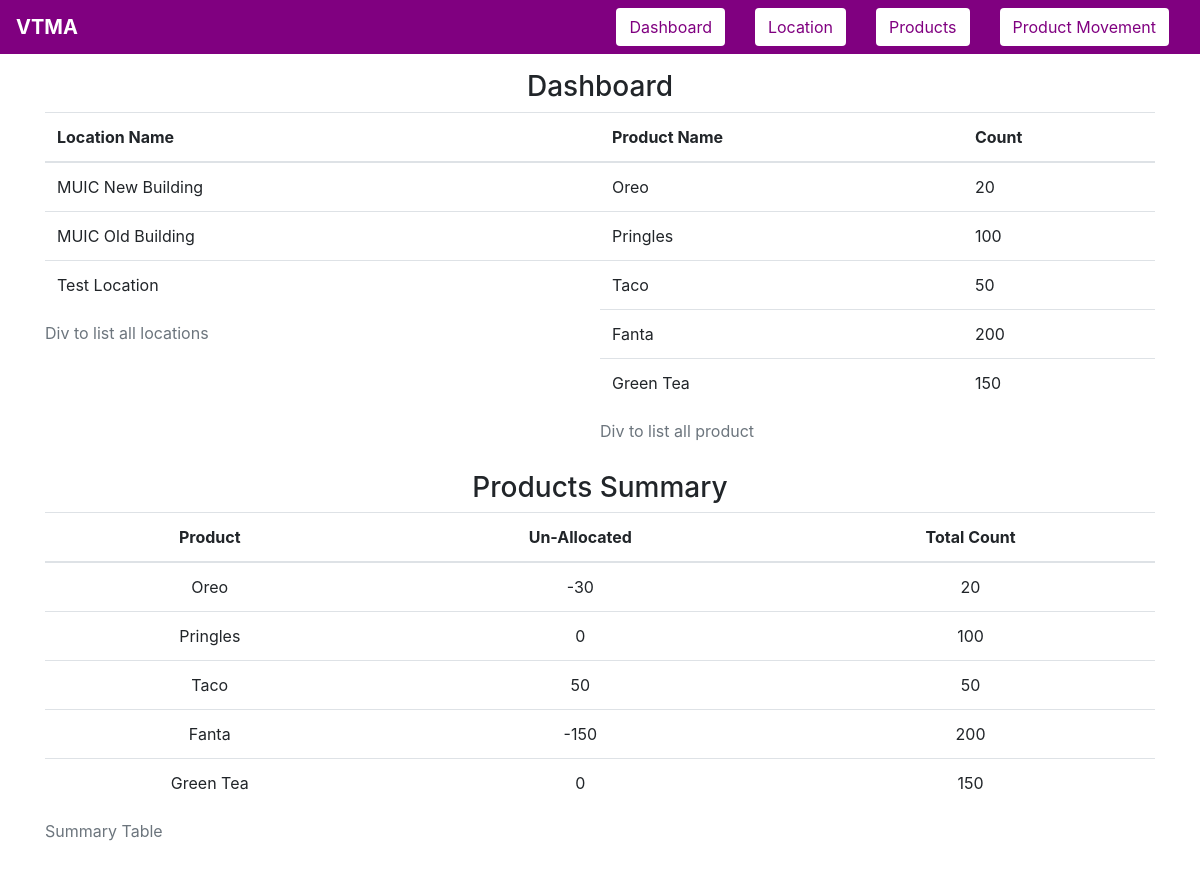
Before: / with the older database file.
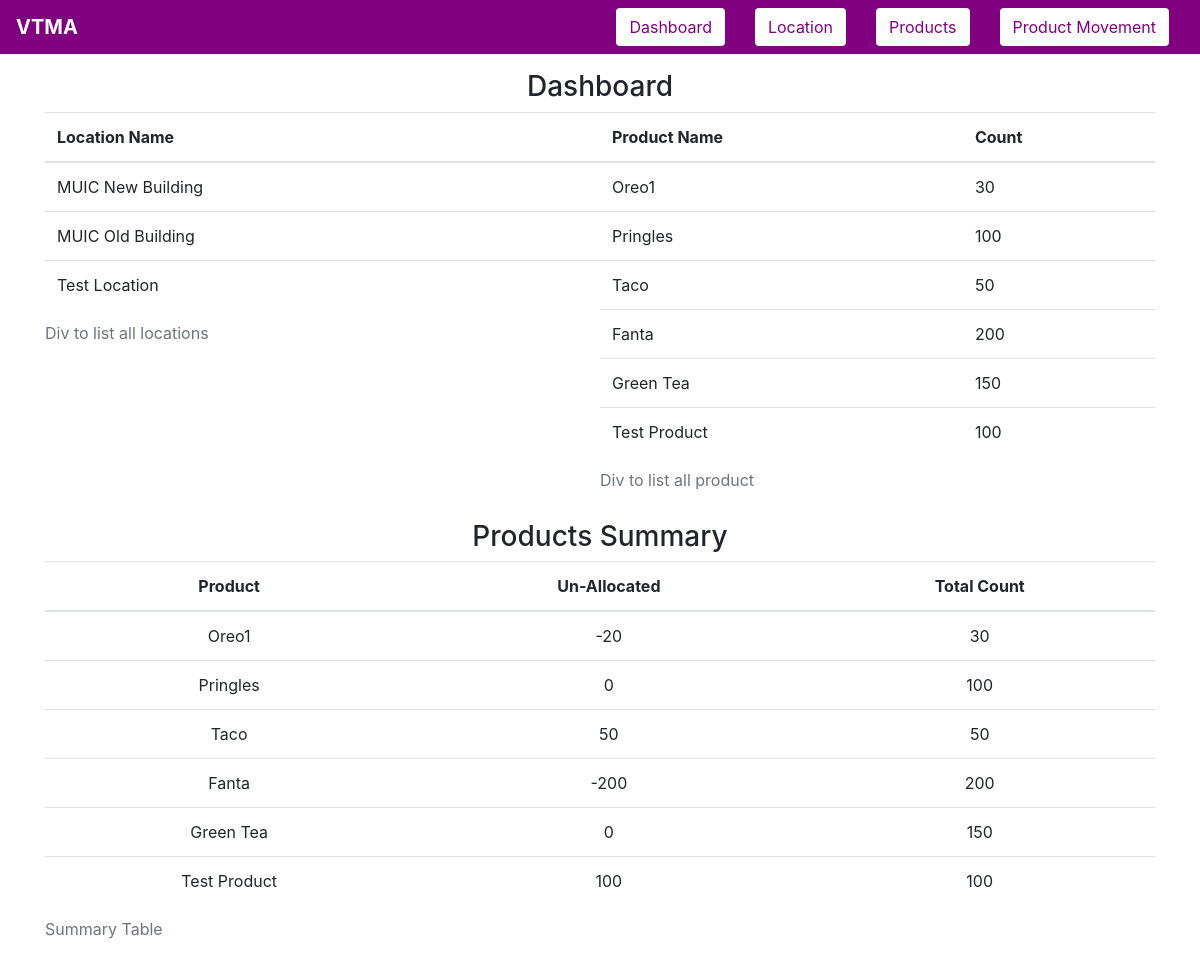
After: the same page with the newer database file.
### tables this page shows
CREATE TABLE location(loc_id INTEGER PRIMARY KEY AUTOINCREMENT,
                                 loc_name TEXT UNIQUE NOT NULL);

CREATE TABLE products(prod_id INTEGER PRIMARY KEY AUTOINCREMENT,
                    prod_name TEXT UNIQUE NOT NULL,
                    prod_quantity INTEGER NOT NULL,
                    unallocated_quantity INTEGER);

### app.py (the view)
@app.route("/")
def summary():
    init_database()
    msg = None
    q_data, location, products = None, None, None
    db = sqlite3.connect(DATABASE_NAME)
    cursor = db.cursor()
    try:
        cursor.execute(
            "SELECT * FROM location"
        )  # <---------------------------------FIX THIS
        location = cursor.fetchall()
        cursor.execute("SELECT * FROM products")
        products = cursor.fetchall()
        cursor.execute(
            """
        SELECT prod_name, unallocated_quantity, prod_quantity FROM products
        """
        )
        q_data = cursor.fetchall()
    except sqlite3.Error as e:
        msg = f"An error occurred: {e.args[0]}"
    if msg:
        print(msg)
    return render(
        "index.html",
        link=link,
        title="Summary",
        locations=location,
        products=products,
        database=q_data,
    )

### templates/index.html
{% extends 'base-template.html' %}
{% block content %}
    <div class="container">
        <h3 style="text-align: center">Dashboard</h3>
        <div style="height: 50%;width: 100%; float: left">
            {% if locations == None or locations|length == 0 %}
            <div style="float: left;width:50%;">
                <h3  class="text center font-weight-light">No Data Available Yet</h3>
            </div>
            {% else %}
            <div style="float:left;width:50%">
                <table class="table">
                <caption>Div to list all locations</caption>
                    <thead>
                        <tr>
                            <th scope="col">Location Name</th>
                        </tr>
                    </thead>
                    <tbody>
                        {% for location in locations %}
                            <tr>
                                <td>{{ location[1] }}</td>
                            </tr>
                        {% endfor %}
                    </tbody>
                </table>
            </div>
        {% endif %}
        {% if products == None or products|length == 0 %}
            <div style="float: right;width: 50%;">
                <h3 class="text center font-weight-light">No Product Data Available Yet</h3>
            </div>
        {% else %}
            <div style="float:right;width:50%;">
                <table class="table">
                <caption>Div to list all product</caption>
                    <thead>
                        <tr>
                            <th scope="col">Product Name</th>
                            <th scope="col">Count</th>
                        </tr>
                    </thead>
                    <tbody>
                        {% for product in products %}
                            <tr>
                                <td>{{ product[1] }}</td>
                                <td>{{ product[2] }}</td>
                            </tr>
                        {% endfor %}
                    </tbody>
                </table>
            </div>
        {% endif %}
        </div>
    </div>
    <div class="container" style="float: contour; text-align: center">
    <h3 style="text-align: center">Products Summary</h3>
        <div class="form-horizontal" title="Summary">
        {% if database == None or database|length == 0 %}
            <h3 class="text-center font-weight-light">Summary not available yet</h3>
        {% else %}
            <div>
                <table class="table">
                <caption>Summary Table</caption>
                    <thead>
                        <tr>
                            <th scope="col">Product</th>
                            <th scope="col">Un-Allocated</th>
                            <th scope="col">Total Count</th>
                        </tr>
                    </thead>
                    <thead>
                        {% for data in database %}
                            <tr>
                                <td>{{ data[0] }}</td>
                                <td>{{ data[1] }}</td>
                                <td>{{ data[2] }}</td>
                            </tr>
                        {% endfor %}
                    </thead>
                </table>
            </div>
        {% endif %}
        </div>
    </div>
{% endblock %}

### templates/base-template.html (shortened to what this page needs)
<!doctype html>
<html lang="en">
    <head>
        <link rel="stylesheet" href="{{ url_for('static', filename='bootstrap.min.css') }}">
    </head>
    <body>
        <nav class="navbar navbar-expand-lg" style="background-color: purple; position: fixed;width: 100%;z-index: 2;">
            <div class="collapse navbar-collapse" id="navbarSupportedContent">
                <ul class="navbar-nav mr-auto purple-bg" style="font-size:20px; color:white; font-weight:bold;">VTMA</ul>
                <div class="col-auto">
                <button type="button" class="btn" style="background-color: white; color: purple;" onclick="location.reload();location.href='{{ link.index }}'">Dashboard</button>
            </div>
                <div class="col-auto">
                  <button type="button" class="btn " style="background-color: white; color: purple;" onclick="location.reload();location.href='{{ link.location }}'">Location</button>
                </div>
                <div class="col-auto">
                  <button type="button" class="btn " style="background-color: white; color: purple;" onclick="location.reload();location.href='{{ link.product }}'">Products</button>
                </div>
                <div class="col-auto">
                  <button type="button" class="btn" style="background-color: white; color: purple;" onclick="location.reload();location.href='{{ link.movement }}'">Product Movement</button>
                </div>
            </div>
	    </nav>
        {% block content %}
        {% endblock %}
    </body>
</html>

### templates/base-template.html (style rules this page uses)
.container { padding-top: 70px; }

Changed rows visible on the page:
changed products: prod_name "Oreo" → "Oreo1"; prod_quantity "20" → "30"; unallocated_quantity "-30" → "-20"
changed products "Fanta": unallocated_quantity "-150" → "-200"
added products: prod_name "Test Product", prod_quantity "100", unallocated_quantity "100"
